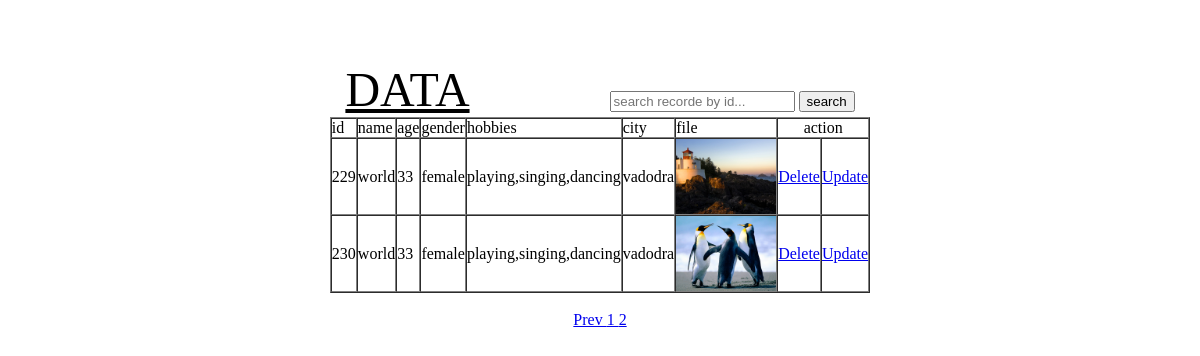
The app's page /crud/view.php?page=2 (signed in), older data.
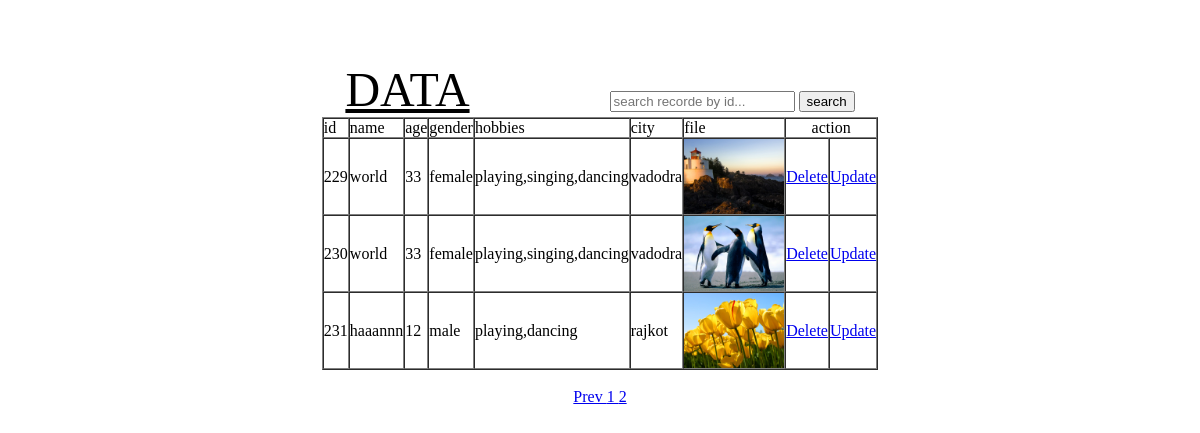
The same page, newer data.
### tables this page shows
CREATE TABLE `crud` (
  `log_id` int(10) NOT NULL,
  `id` int(10) NOT NULL,
  `name` varchar(500) NOT NULL,
  `age` int(100) NOT NULL,
  `gender` varchar(100) NOT NULL,
  `hobbies` varchar(1000) NOT NULL,
  `city` varchar(1000) NOT NULL,
  `file` varchar(1000) DEFAULT NULL
);

### crud/view.php (the view, shortened to what this page needs)
<center><?php
    $conn=mysqli_connect('localhost','root','','db');
    ?>
    <!DOCTYPE html>
    <html>
    <head>
    </head>
    <body>
    </body>
    <?php
          $limit = 5;
            if (isset($_GET["page"])) {
                $page_number  = $_GET["page"];
            }
            else {
              $page_number=1;
            }
            $initial_page = ($page_number-1) * $limit;
            $getQuery = "SELECT * FROM crud LIMIT $initial_page, $limit";
            $result = mysqli_query ($conn, $getQuery);
        ?>
    <?php
    	if (mysqli_num_rows($result) > 0) {
    ?>
    <br><br><br>
    <font size=7><u>DATA</u></font> &nbsp;&nbsp;&nbsp;&nbsp;&nbsp;&nbsp;&nbsp;&nbsp;&nbsp;&nbsp;&nbsp;&nbsp;&nbsp;&nbsp;&nbsp;&nbsp;&nbsp;&nbsp;&nbsp;&nbsp;&nbsp;&nbsp;&nbsp;&nbsp;&nbsp;&nbsp;&nbsp;&nbsp;&nbsp;&nbsp;&nbsp;&nbsp;&nbsp;
    <input type="text" name="record" placeholder="search recorde by id..." value="<?php if(isset($_GET['id'])){echo $_GET['id'];}?>">
    <input type="submit" name="search" value="search"  onclick="location.href = 'http://localhost/PHP-training%20loopcon/crud/search1.php';">
      <table border="1" cellpadding="0" cellspacing="0">
      <tr>
      	<td>id</td>
        <td>name</td>
        <td>age</td>
        <td>gender</td>
         <td>hobbies</td>
          <td>city</td>
        <td>file</td>
        <td colspan="8" align="center"> action </td>
      </tr>
    <?php
    while($row = mysqli_fetch_array($result))
     {
    ?>
    <tr>
    	<td><?php echo $row["id"]; ?></td>
        <td><?php echo $row["name"]; ?></td>
        <td><?php echo $row["age"]; ?></td>
        <td><?php echo $row["gender"]; ?></td>
        <td><?php echo $row["hobbies"]; ?></td>
        <td><?php echo $row["city"]; ?></td>
         <?php echo"<td><img src='photo/".$row["file"]."'  width='100'></td>";?>
        <td><a href="delete.php?id=<?php echo $row["id"]; ?>" onclick="return confirm('Are you sure?')" >Delete</a></td>
        <td><a href="update.php?id=<?php echo $row["id"]; ?>">Update</a></td>
    </tr>
    <?php
    }
    ?>
    </table>
     <?php
    }
    else{
        echo "No result found";
    }
    ?>
     <div class="Items">
    <center><?php
            $getQuery = "SELECT COUNT(*) FROM crud";
            $result = mysqli_query($conn, $getQuery);
            $row = mysqli_fetch_row($result);
            $total_rows = $row[0];
            $total_pages = ceil($total_rows / $limit);
            $pageURL = "";
            if($page_number>=2){
                echo "<a href='view.php?page=".($page_number-1)."'>  Prev </a>";
            }
            for ($i=1; $i<=$total_pages; $i++) {
              if ($i == $page_number) {
                  $pageURL .= "<a class = 'active' href='view.php?page="
                                                    .$i."'>".$i." </a>";
              }
              else  {
                  $pageURL .= "<a href='view.php?page=".$i."'>
                                                    ".$i." </a>";
              }
            };
            echo $pageURL;
          ?>
          </div>
    </center>
    </body>
    </html>

Row changes from the older to the newer data that the page shows:
added crud: id "231", name "haaannn", age "12", gender "male", hobbies "playing,dancing", city "rajkot", file (picture)
